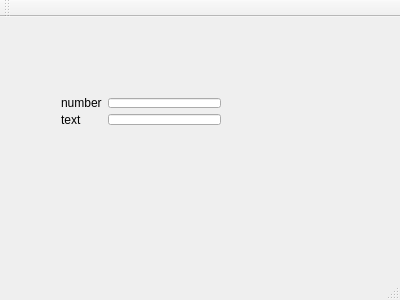
<?xml version="1.0" encoding="UTF-8"?>
<ui version="4.0">
 <class>MainWindow</class>
 <widget class="QMainWindow" name="MainWindow">
  <property name="geometry">
   <rect>
    <x>0</x>
    <y>0</y>
    <width>400</width>
    <height>300</height>
   </rect>
  </property>
  <property name="windowTitle">
   <string>MainWindow</string>
  </property>
  <widget class="QWidget" name="centralWidget">
   <widget class="QWidget" name="">
    <property name="geometry">
     <rect>
      <x>50</x>
      <y>70</y>
      <width>182</width>
      <height>49</height>
     </rect>
    </property>
    <layout class="QFormLayout" name="formLayout">
     <item row="0" column="0">
      <widget class="QLabel" name="label">
       <property name="text">
        <string>number</string>
       </property>
      </widget>
     </item>
     <item row="0" column="1">
      <widget class="QLineEdit" name="lineEdit"/>
     </item>
     <item row="1" column="0">
      <widget class="QLabel" name="label_2">
       <property name="text">
        <string>text</string>
       </property>
      </widget>
     </item>
     <item row="1" column="1">
      <widget class="QLineEdit" name="lineEdit_2"/>
     </item>
    </layout>
   </widget>
  </widget>
  <widget class="QMenuBar" name="menuBar">
   <property name="geometry">
    <rect>
     <x>0</x>
     <y>0</y>
     <width>400</width>
     <height>23</height>
    </rect>
   </property>
  </widget>
  <widget class="QToolBar" name="mainToolBar">
   <attribute name="toolBarArea">
    <enum>TopToolBarArea</enum>
   </attribute>
   <attribute name="toolBarBreak">
    <bool>false</bool>
   </attribute>
  </widget>
  <widget class="QStatusBar" name="statusBar"/>
 </widget>
 <layoutdefault spacing="6" margin="11"/>
 <resources/>
 <connections/>
</ui>
